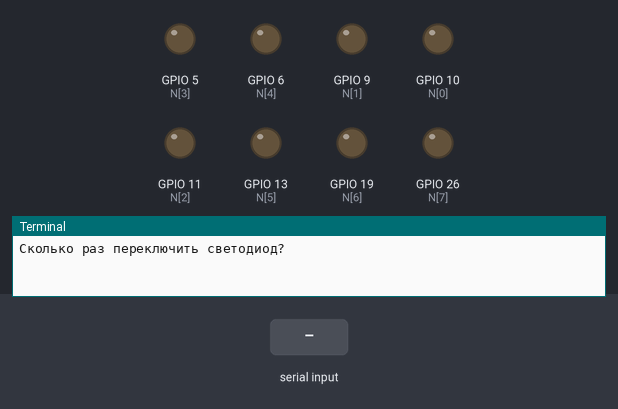
Recording of a program running on a simulated Raspberry Pi (BCM pin numbers). On the bench: output pins drawn as LEDs (lit = HIGH), the last lines printed to the terminal. Inputs (shaded band) come from the test bench.

Above: at 1.2 s.
1.3 s: "7" typed at the terminal, then Enter
2.8 s: "5" typed at the terminal, then Enter
4.3 s: "1" typed at the terminal, then Enter
At 4.8 s:
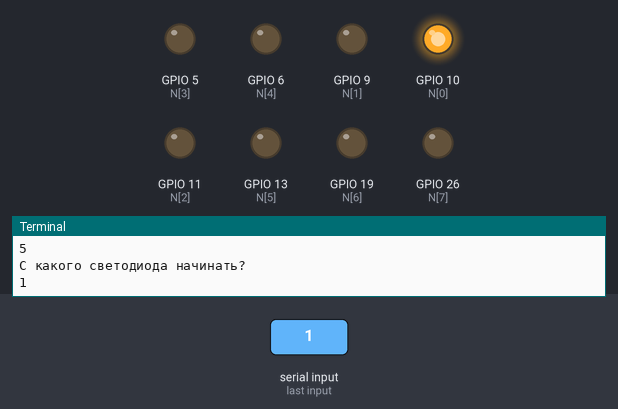
At 9.8 s:
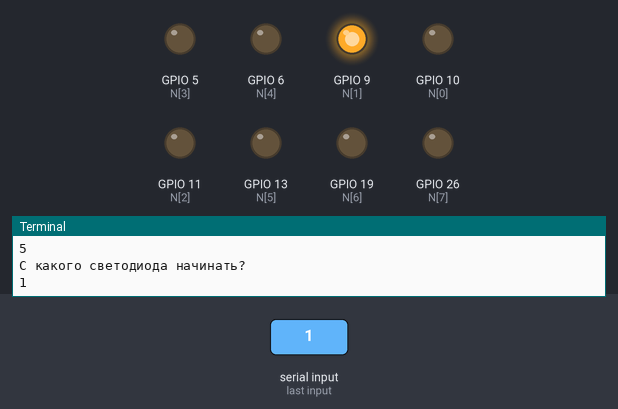
Timing chart, 0 to 20.8 s (numbered marks = the images above; inputs shaded):
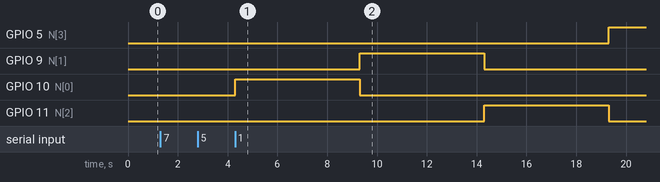

The program:

3-GPIO-runningLight.py
```python
import RPi.GPIO as GPIO
import time

GPIO.setwarnings(False)
GPIO.setmode(GPIO.BCM)
N = [10, 9, 11, 5, 6, 13, 19, 26]
GPIO.setup(N, GPIO.OUT)

def runningLight(count, period):
    ledNumber = int(input('С какого светодиода начинать? '))
    LED = ledNumber-1
    for i in range(count):
        GPIO.output(N[LED],1)
        time.sleep(period)
        GPIO.output(N[LED],0)
        if LED <= 6:
            LED = LED+1
        elif LED == 7:
            LED = LED-7
count = int(input('Сколько раз переключить светодиод? '))
period = float(input('Интервал: '))
runningLight(count, period)

GPIO.output(N, 0)
GPIO.cleanup()
```

Measured:
- after the input at 4.3 s, GPIO 5 (N[3]): LOW → HIGH after 15.0 s; GPIO 9 (N[1]): LOW → HIGH after 5.0 s, → LOW 5.0 s later; GPIO 10 (N[0]): LOW → HIGH at once, → LOW 5.0 s later; GPIO 11 (N[2]): LOW → HIGH after 10.0 s, → LOW 5.0 s later
